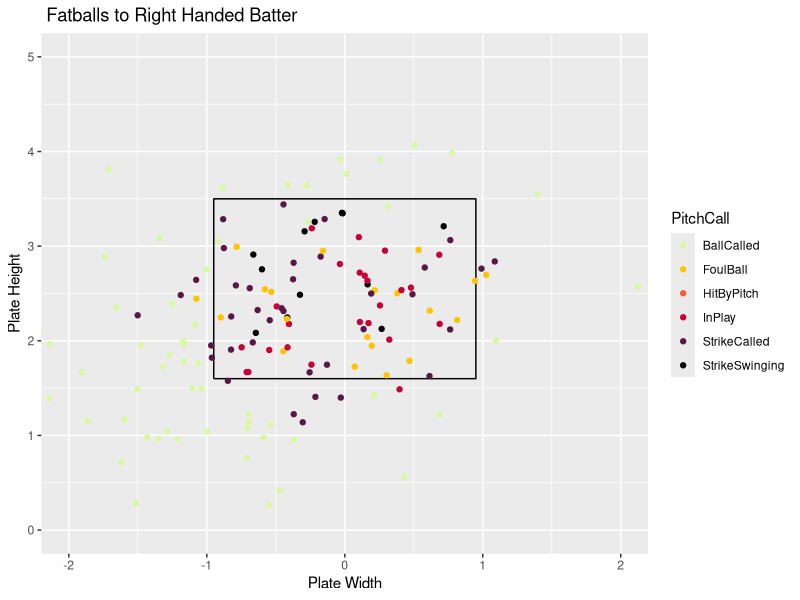
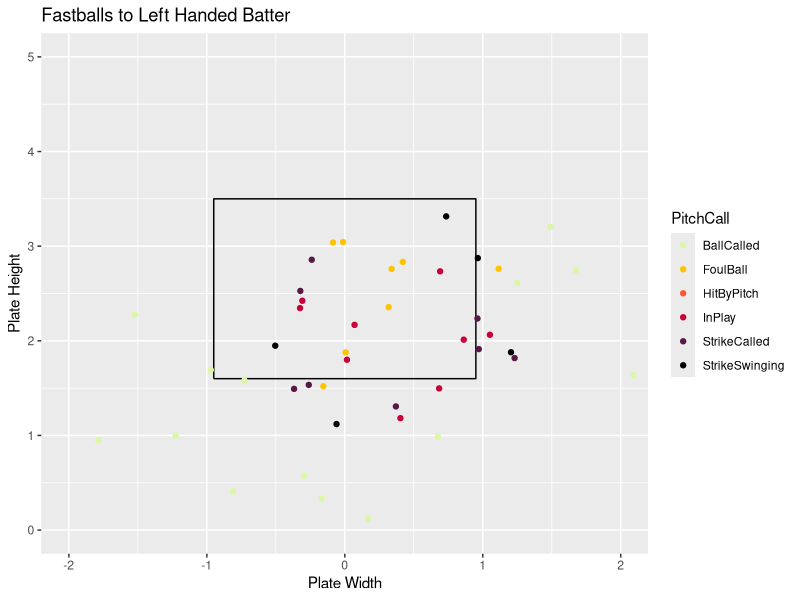

The R source for these figures, in order:
## ---- chunk 1
knitr::opts_chunk$set(fig.align = "center", fig.width = 4, fig.height = 4, comment = NA, message = FALSE, warning = FALSE, echo = FALSE)
library(readr)
library(dplyr)
library(ggplot2)
library(tidyverse)
Master <- read_csv("Master.csv")
Pitcher <- Master %>%
  filter(Pitcher == "Mauldin, Evan")
x <- c(-.95,.95,.95,-.95,-.95)
z <- c(1.6,1.6,3.5,3.5,1.6)
sz <- data_frame(x, z)
## ---- chunk 2
FastballsThrownR <- Pitcher %>%
  filter(TaggedPitchType == "Fastball" & BatterSide == "Right" & RelSpeed)
ggplot() +
  geom_path(data = sz, aes(x = x, y = z)) +
  coord_equal() +
  xlab("Plate Width") +
  ylab("Plate Height") +
  ggtitle(" Fatballs to Right Handed Batter") +
  geom_point(data = FastballsThrownR,aes(x = PlateLocSide, y = PlateLocHeight, color = PitchCall)) +
  coord_cartesian(xlim = c(-2, 2), ylim = c(0, 5)) +
  scale_color_discrete(limits = c("StrikeSwinging" ,"StrikeCalled", "BallCalled", "HitByPitch", "InPlay", "FoulBall", "Undefined")) +
  scale_color_manual(values = c("#DAF7A6","#FFC300", "#FF5733", "#C70039", "#581845", "#000000", "#009E73"))
## ---- chunk 3
FastballsThrownL <- Pitcher %>%
  filter(TaggedPitchType == "Fastball" & BatterSide == "Left")
ggplot() +
  geom_path(data = sz, aes(x = x, y = z)) +
  coord_equal() +
  xlab("Plate Width") +
  ylab("Plate Height") +
  ggtitle("Fastballs to Left Handed Batter") +
  geom_point(data = FastballsThrownL,aes(x = PlateLocSide, y = PlateLocHeight, color = PitchCall)) +
  coord_cartesian(xlim = c(-2, 2), ylim = c(0, 5)) +
  scale_color_discrete(limits = c("StrikeSwinging" ,"StrikeCalled", "BallCalled", "HitByPitch", "InPlay", "FoulBall", "Undefined")) +
  scale_color_manual(values = c("#DAF7A6","#FFC300", "#FF5733", "#C70039", "#581845", "#000000", "#009E73"))
